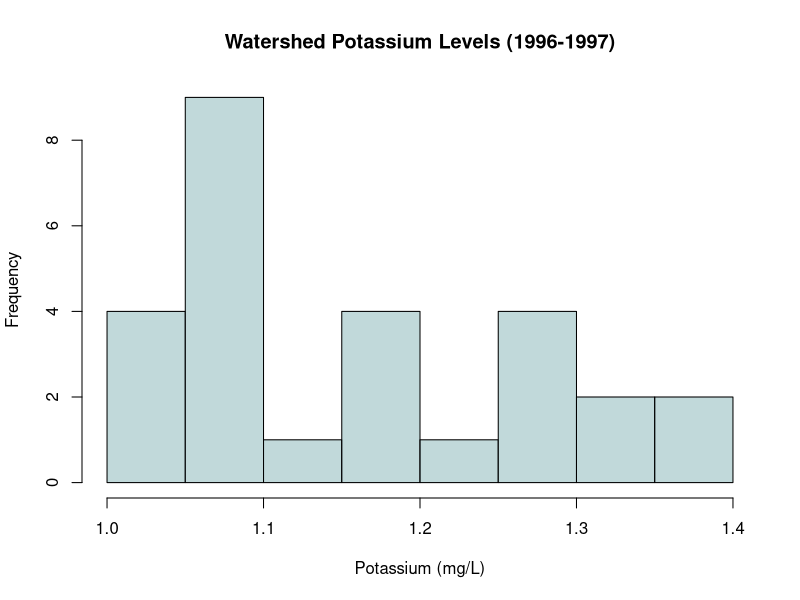
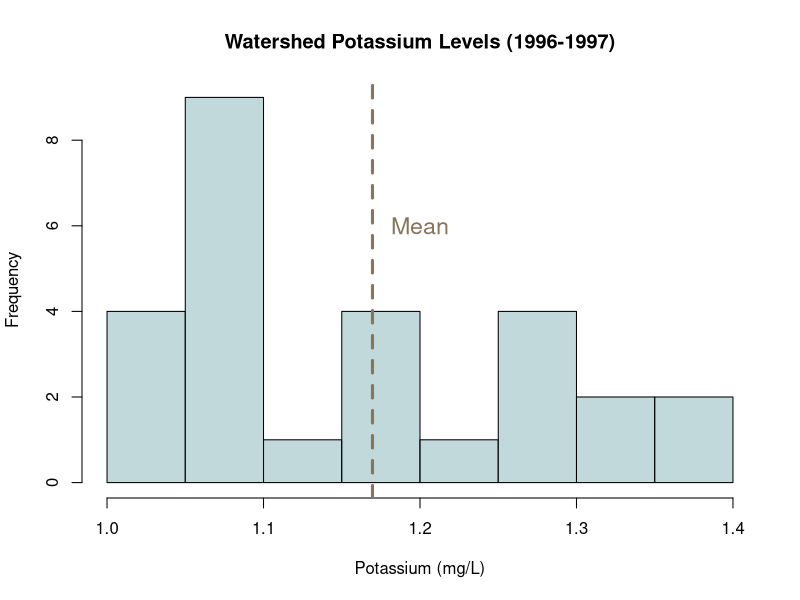
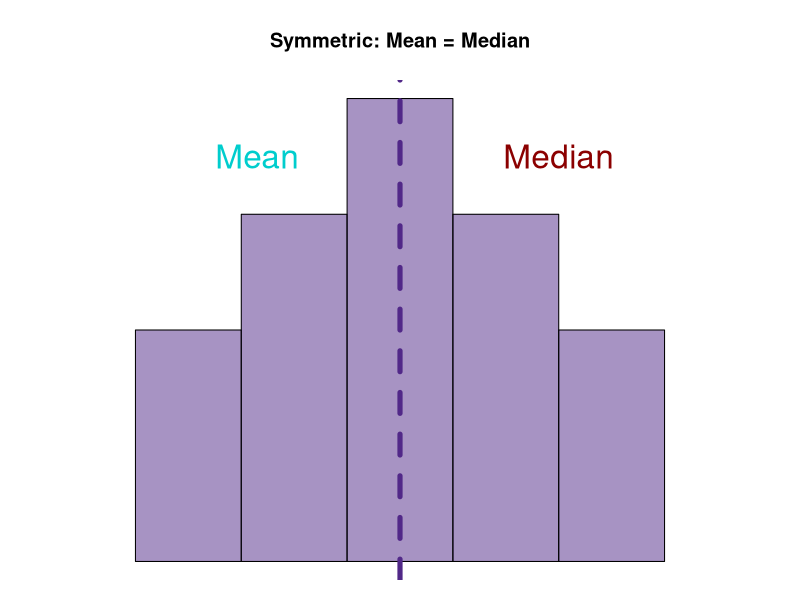
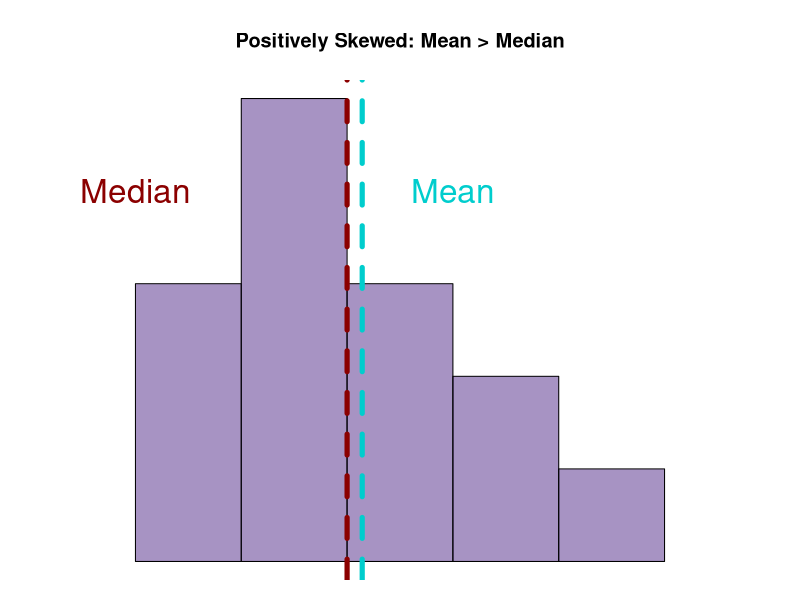
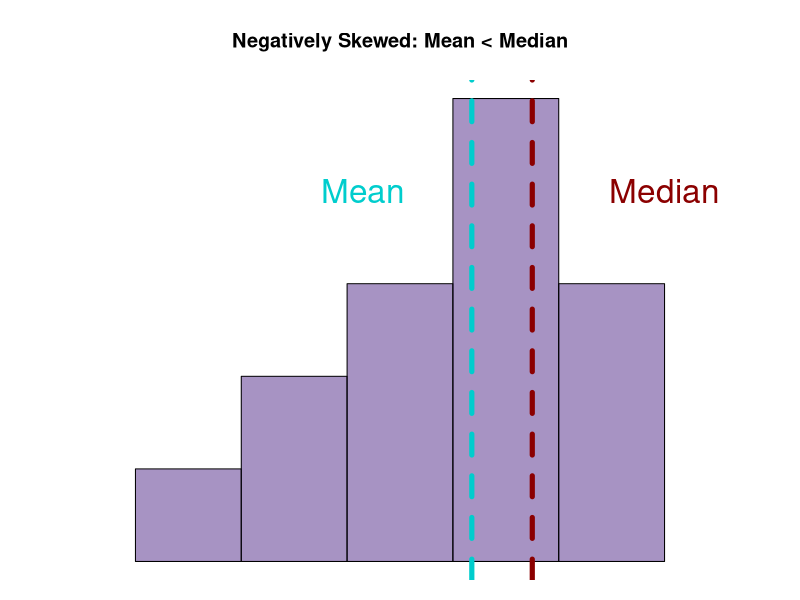
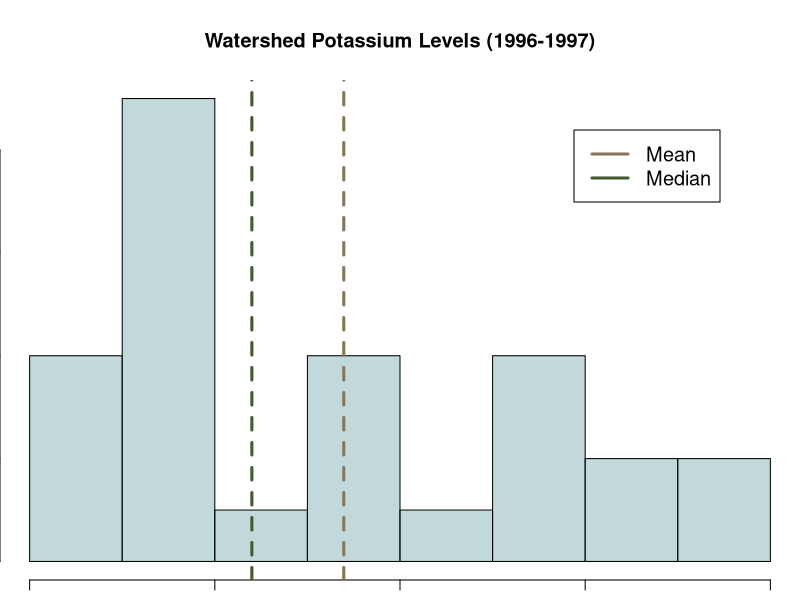
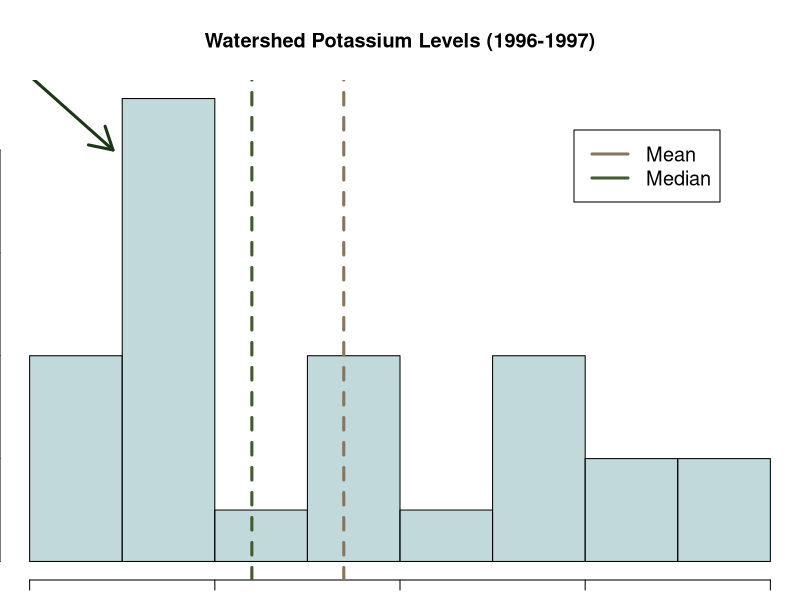
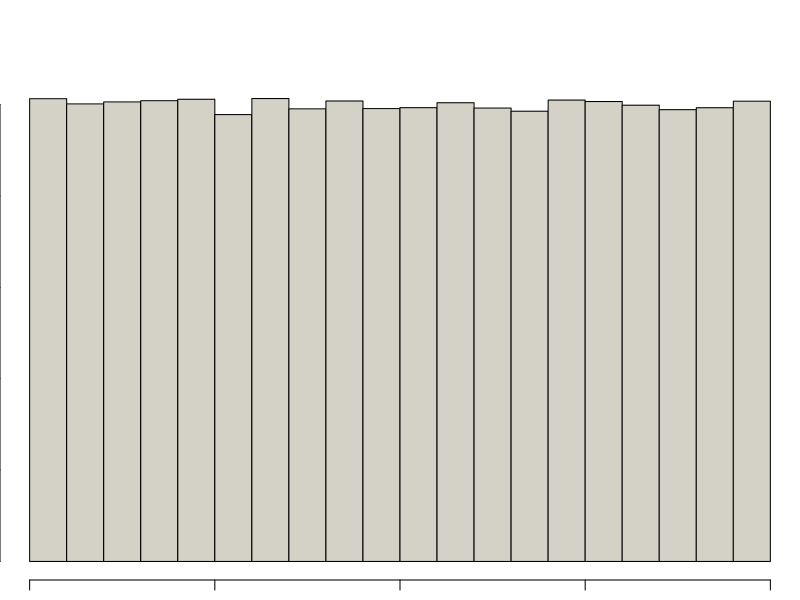

Reproduce these figures in R, in order.
## ---- chunk 1
water=read.csv("data/AGW011.csv")
water[water=="na"] <- NA
npk_water=water[,c(1:9,13,26)]
tmp_water=na.omit(npk_water)
tmp_water[tmp_water=="bdl"] <- 0
table(tmp_water$Location)
water_l1=subset(tmp_water,tmp_water$Location=="4-6Eis1")
water_l2=subset(tmp_water,tmp_water$Location=="4-6Eis2")
water_l3=subset(tmp_water,tmp_water$Location=="3-5Mor")
water_l4=subset(tmp_water,tmp_water$Location=="4-6 Mor")
water1=subset(water_l1,water_l1$Recyear>1995 & water_l1$RECTYPE<1998)
## ---- chunk 2
hist(as.numeric(water1$K1),col="#92BBBD90",xlab="Potassium (mg/L)",main="Watershed Potassium Levels (1996-1997)")
## ---- chunk 3
hist(as.numeric(water1$K1),col="#92BBBD90",xlab="Potassium (mg/L)",main="Watershed Potassium Levels (1996-1997)")
abline(v=mean(as.numeric(water1$K1)),col="#87755C",lwd=3,lty=2)
text(1.2,6,"Mean",col="#87755C",cex=1.4)
## ---- chunk 4
data=c(1,2,2.5,3,3,3.5,3.5,3.5,4,4.5,5,5,5.5,5.5)
par(mar=c(1,0,4,0))
hist(data,breaks=4,xlim=c(0,7),xaxt="n",yaxt="n",
     xlab="n",ylab="n",main="Symmetric: Mean = Median",col="#51288880")

abline(v=median(data),col="#512888",lwd=5,lty=2)
text(2.15,3.5,"Mean",cex=2,col="cyan3")
text(5,3.5,"Median",cex=2,col="red4")
## ---- chunk 5
data=c(1,1,2,2.5,2.5,2.5,3,3,3.5,3.5,4,5,5,5.5)
par(mar=c(1,0,4,0))
hist(data,breaks=4,xlim=c(0,7),xaxt="n",yaxt="n",
     xlab="n",ylab="n",main="Positively Skewed: Mean > Median",col="#51288880")
abline(v=mean(data),col="cyan3",lwd=5,lty=2)
abline(v=median(data),col="red4",lwd=5,lty=2)
text(4,4,"Mean",cex=2,col="cyan3")
text(1,4,"Median",cex=2,col="red4")
## ---- chunk 6
data=c(1,2.5,3,3.5,3.5,4,4.5,5,5,5,5,5.5,5.5,5.5)
par(mar=c(1,0,4,0))
hist(data,breaks=4,xlim=c(0,7),xaxt="n",yaxt="n",
     xlab="n",ylab="n",main="Negatively Skewed: Mean < Median",col="#51288880")
abline(v=mean(data),col="cyan3",lwd=5,lty=2)
abline(v=median(data),col="red4",lwd=5,lty=2)
text(3.15,4,"Mean",cex=2,col="cyan3")
text(6,4,"Median",cex=2,col="red4")
## ---- chunk 7
hist(as.numeric(water1$K1),col="#92BBBD90",xlab="Potassium (mg/L)",main="Watershed Potassium Levels (1996-1997)")
abline(v=mean(as.numeric(water1$K1)),col="#87755C",lwd=3,lty=2)
abline(v=median(as.numeric(water1$K1)),col="#445B30",lwd=3,lty=2)
legend("topright", 
  legend = c("Mean", "Median"), 
  col = c("#87755C","#445B30"),
  lty=1,lwd=3,
  cex = 1.2, 
  text.col = "black", 
  horiz = F , 
  inset = c(0.1, 0.1))
## ---- chunk 8
hist(as.numeric(water1$K1),col="#92BBBD90",xlab="Potassium (mg/L)",main="Watershed Potassium Levels (1996-1997)")
abline(v=mean(as.numeric(water1$K1)),col="#87755C",lwd=3,lty=2)
abline(v=median(as.numeric(water1$K1)),col="#445B30",lwd=3,lty=2)
legend("topright", 
  legend = c("Mean", "Median"), 
  col = c("#87755C","#445B30"),
  lty=1,lwd=3,
  cex = 1.2, 
  text.col = "black", 
  horiz = F , 
  inset = c(0.1, 0.1))
arrows(0.92,12,1.045,8,lwd=3,col="#1E3618")
## ---- chunk 9
set.seed(73)
hist(runif(100000,1,5),xlab="",main="",col="#D4D2C6")
## ---- chunk 10
hist(as.numeric(water1$K1),col="#92BBBD90",xlab="Potassium (mg/L)",main="Watershed Potassium Levels (1996-1997)")
abline(v=mean(as.numeric(water1$K1)),col="#87755C",lwd=3,lty=2)
abline(v=median(as.numeric(water1$K1)),col="#445B30",lwd=3,lty=2)
abline(v=1.075,col="#1E3618",lwd=3,lty=2)
legend("topright", 
  legend = c("Mean","Median","Mode"), 
  col = c("#87755C","#445B30","#1E3618"),
  lty=1,lwd=3,
  cex = 1.2, 
  text.col = "black", 
  horiz = F , 
  inset = c(0.1, 0.1))
## ---- chunk 11
hist(as.numeric(water1$K1),col="#92BBBD90",xlab="Potassium (mg/L)",main="Watershed Potassium Levels (1996-1997)")
## ---- chunk 12
hist(as.numeric(water1$K1),col="#92BBBD90",xlab="Potassium (mg/L)",main="Watershed Potassium Levels (1996-1997)")
arrows(1.01,8,1.01,4.5,lwd=2,col="red4")
arrows(1.38,8,1.38,2.5,lwd=2,col="red4")
## ---- chunk 13
hist(as.numeric(water1$K1),col="#92BBBD90",xlab="Potassium (mg/L)",main="Watershed Potassium Levels (1996-1997)")
abline(v=mean(as.numeric(water1$K1)),col="#87755C",lwd=3,lty=2)
abline(v=median(as.numeric(water1$K1)),col="#445B30",lwd=3,lty=2)
legend("topright", 
  legend = c("Mean", "Median"), 
  col = c("#87755C","#445B30"),
  lty=1,lwd=3,
  cex = 1.2, 
  text.col = "black", 
  horiz = F , 
  inset = c(0.1, 0.1))
## ---- chunk 14
set.seed(1)
dat1=round(rnorm(100,0,1))
dat2=c(rep(1,50),rep(10,50))

par(mar=c(1,1,1,1),mfrow=c(1,2))
hist(dat1,breaks=20,xaxt="n",yaxt="n",xlab="",ylab="",main="",col="#4B9CA290")
hist(dat2,xaxt="n",yaxt="n",xlab="",ylab="",main="",col="#225F0290")
